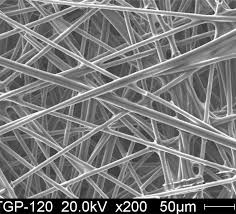
#> input picture smallProjects/sem_marker/test.jpg, 236 x 214 px
$ python sem_marker_opencv.py
#> lines starting #> are read from the running program, lines starting #| are printed output that depends on the picture; after the words box and inside, x2 and y2 are one past the last pixel; in counts of white or black regions, pixels touching at a corner belong together
import cv2
import numpy as np
import matplotlib.pyplot as plt

img = cv2.imread("test.jpg")
#> img is the input picture: shape (214, 236, 3); min 0, max 255, mean 120.8
gray = cv2.cvtColor(img, cv2.COLOR_BGR2GRAY)

# OTSU: find a optimal threshold automatically
ret, binary_image = cv2.threshold(gray, 150, 255, cv2.THRESH_BINARY | cv2.THRESH_OTSU)
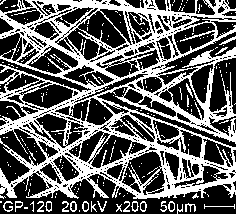
#> binary_image: shape (214, 236); 37.8% white; 239 white regions (214 under 20 px), largest, box (x1, y1, x2, y2) and area: (0, 0, 236, 199) 17740, (3, 201, 13, 212) 47, (185, 203, 196, 212) 46
#> ret = 130
h, w = np.shape(binary_image)
#> h = 214; w = 236

# exact the middle line
middle_line_index = w // 2
#> middle_line_index = 118
middle_line = binary_image[middle_line_index, :]
#> middle_line = 236 values, max 255 at index 0, min 0 at index 3, mean 117.8
offset = middle_line_index + 5
#> offset = 123
line2 = binary_image[offset, :]
#> line2 = 236 values, max 255 at index 6, min 0 at index 0, mean 110.2


# locate the start point and end point of fiber in the selected line
def find_points(line):
    start_point = []
    end_point = []
    index = 0
    count = 1
    while index < len(line) - 1:
        if line[index] == 255 and line[index + 1] == 255:
            count += 1
            index += 1
        else:
            if count >= 10:
                start_point.append(index - count + 1)
                end_point.append(index)
                count = 1
                index += 1
            else:
                count = 1
                index += 1
#> this loop made 235 passes
#> count on passes 1 to 12: 2, 3, 1, 1, 1, 2, 3, 4, 5, 1, 1, 1
#> after the loop, end_point = [36, 119, 197, 228]; index = 235; start_point = [19, 110, 188, 211]
    return start_point, end_point


def calc_vp(x1, y1, x2, y2, x0, y0):
    """:arg x1,y1,x2,y2 are used to calculate line Ax + By + C = 0
    x0, y0 is used to calculate the coordinate of the vertical point
    """
    A = y2 - y1
    B = x1 - x2
    C = x2 * y1 - x1 * y2

    x_vp = (B * B * x0 - A * B * y - A * C) / (A * A + B * B)
    y_vp = (A * A * y0 - A * B * x - B * C) / (A * A + B * B)

    return x_vp, y_vp


s1, e1 = find_points(middle_line)
#> s1 = [19, 110, 188, 211]; e1 = [36, 119, 197, 228]
s2, e2 = find_points(line2)
#> the loop in find_points (call 2), `while index < len(line) - 1:` made 235 passes
#> s2 = [14, 83]; e2 = [28, 92]
print(s1)
#| [19, 110, 188, 211]
print(e1)
#| [36, 119, 197, 228]
print(s2)
#| [14, 83]
print(e2)
#| [28, 92]

if len(s1) == len(s2):
    for i in range(len(s1)):
        y1 = s1[i]
        x1 = middle_line_index
        y2 = s2[i]
        x2 = offset
        y0 = e1[i]
        x0 = middle_line_index
        x_vp, y_vp = calc_vp(x1, y1, x2, y2, x0, y0)
        cv2.line(img, (x_vp, y_vp), (x0, y0), color=(0, 0, 255), thickness=1)

for i in range(len(s1)):
    cv2.line(img, (middle_line_index, s1[i]), (middle_line_index, e1[i]), color=(0, 0, 255), thickness=1)
#> this loop made 4 passes
#> img: shape (214, 236, 3); 0.08% of pixels changed, all inside (x1, y1, x2, y2) = (118, 19, 119, 214)

for i in range(len(s2)):
    cv2.line(img, (offset, s2[i]), (offset, e2[i]), color=(0, 0, 255), thickness=1)
#> this loop made 2 passes
#> img: shape (214, 236, 3); mean B, G, R 120.7, 120.7, 121

cv2.imshow("", img)
cv2.waitKey(0)
